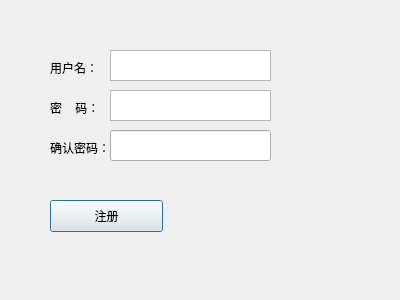
<?xml version="1.0" encoding="UTF-8"?>
<ui version="4.0">
 <class>RegisterDialog</class>
 <widget class="QDialog" name="RegisterDialog">
  <property name="geometry">
   <rect>
    <x>0</x>
    <y>0</y>
    <width>400</width>
    <height>300</height>
   </rect>
  </property>
  <property name="windowTitle">
   <string>Dialog</string>
  </property>
  <widget class="QLabel" name="label_UserName">
   <property name="geometry">
    <rect>
     <x>50</x>
     <y>60</y>
     <width>60</width>
     <height>16</height>
    </rect>
   </property>
   <property name="text">
    <string>用户名：</string>
   </property>
  </widget>
  <widget class="QLabel" name="label_Pwd">
   <property name="geometry">
    <rect>
     <x>50</x>
     <y>100</y>
     <width>60</width>
     <height>16</height>
    </rect>
   </property>
   <property name="text">
    <string>密    码：</string>
   </property>
  </widget>
  <widget class="QTextEdit" name="textEdit_UserName">
   <property name="geometry">
    <rect>
     <x>110</x>
     <y>50</y>
     <width>161</width>
     <height>31</height>
    </rect>
   </property>
  </widget>
  <widget class="QTextEdit" name="textEdit_Pwd">
   <property name="geometry">
    <rect>
     <x>110</x>
     <y>90</y>
     <width>161</width>
     <height>31</height>
    </rect>
   </property>
  </widget>
  <widget class="QLabel" name="label_PwdSure">
   <property name="geometry">
    <rect>
     <x>50</x>
     <y>140</y>
     <width>60</width>
     <height>16</height>
    </rect>
   </property>
   <property name="text">
    <string>确认密码：</string>
   </property>
  </widget>
  <widget class="QPushButton" name="pushButton_Register">
   <property name="geometry">
    <rect>
     <x>50</x>
     <y>200</y>
     <width>113</width>
     <height>32</height>
    </rect>
   </property>
   <property name="text">
    <string>注册</string>
   </property>
  </widget>
  <widget class="QLineEdit" name="lineEdit_PwdSure">
   <property name="geometry">
    <rect>
     <x>110</x>
     <y>130</y>
     <width>161</width>
     <height>31</height>
    </rect>
   </property>
  </widget>
 </widget>
 <resources/>
 <connections/>
</ui>
